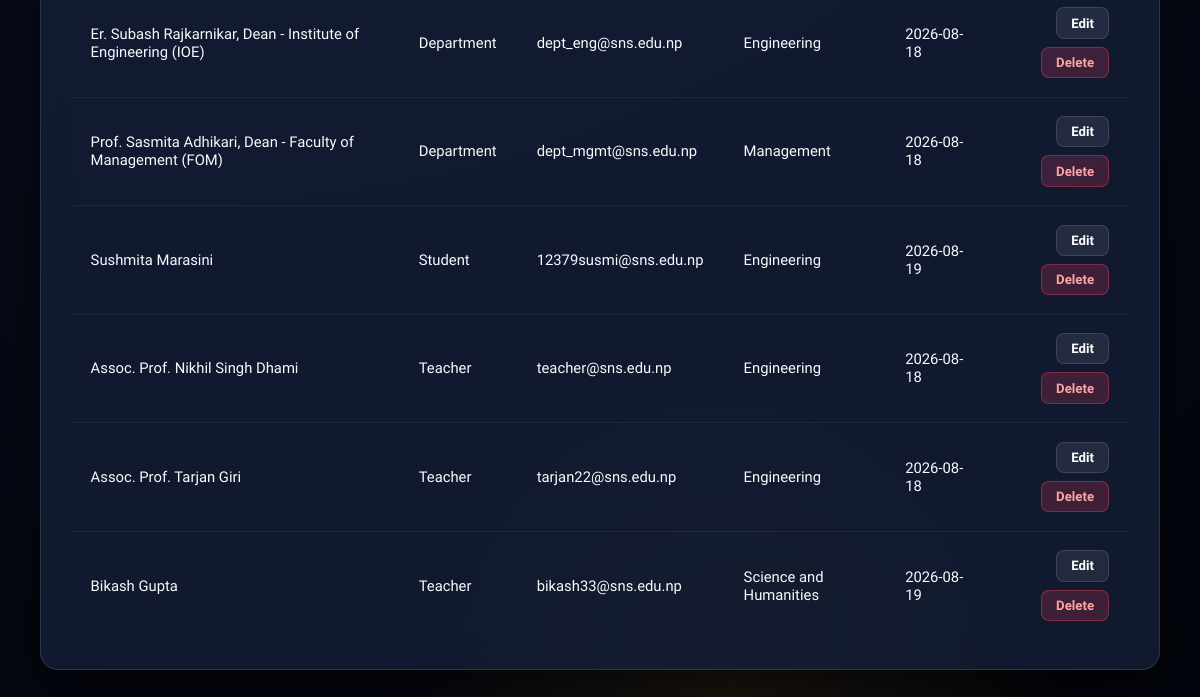
The page /admin/manage-users (signed in, lower part) on the database as committed earlier.
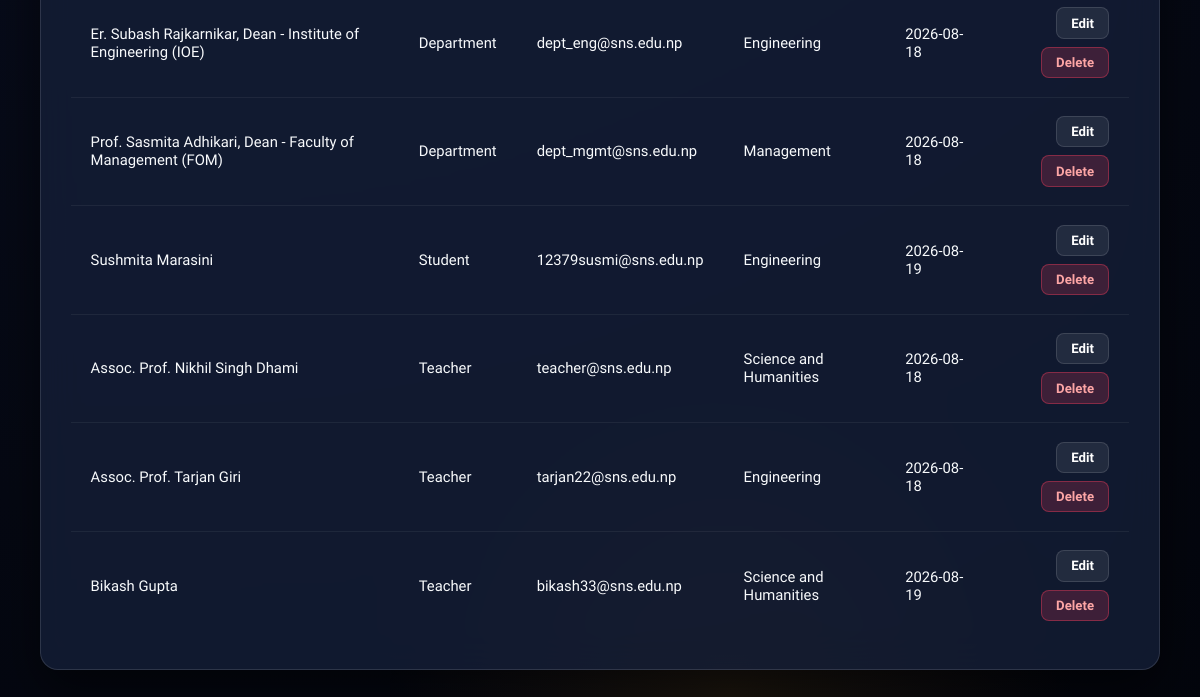
The same page on the database as committed later.
### models.py (models this page shows, shortened)
class User(db.Model):
    __tablename__ = 'users'
    id = db.Column(db.Integer, primary_key=True)
    username = db.Column(db.String(50), unique=True, nullable=False)
    email = db.Column(db.String(100), unique=True, nullable=False)
    full_name = db.Column(db.String(100), nullable=False)
    password_hash = db.Column(db.String(255), nullable=False)
    role = db.Column(db.String(20), default='Teacher')  # 'Admin', 'Teacher', 'Student'
    department = db.Column(db.String(80), default='General')
    created_at = db.Column(db.DateTime, default=datetime.utcnow)

### app.py (the view)
@app.route('/admin/manage-users')
@login_required
def admin_manage_users():
    if g.user.role != 'Admin':
        flash('Only administrators can manage user accounts.', 'warning')
        return redirect(url_for('dashboard'))
    users = User.query.filter(User.role != 'Admin').order_by(User.role, User.full_name).all()
    return render_template('admin_manage_users.html', users=users)

### app.py (called while the page is built)
@app.before_request
def load_logged_in_user():
    user_id = session.get('user_id')
    if user_id is None:
        g.user = None
    else:
        g.user = User.query.get(user_id)

@app.context_processor
def inject_user():
    return dict(current_user=getattr(g, 'user', None), can_manage_grade=user_can_manage_grade, csrf_token=generate_csrf)

def login_required(f):
    @wraps(f)
    def decorated_function(*args, **kwargs):
        if g.user is None:
            flash('Please log in to access this page.', 'warning')
            return redirect(url_for('login', next=request.url))
        return f(*args, **kwargs)
    return decorated_function

### templates/admin_manage_users.html (shortened to what this page needs)
{% extends 'base.html' %}
{% block content %}
<div class="card">
    <div class="table-responsive">
        <table class="data-table">
            <tbody>
                {% for user in users %}
                <tr>
                    <td>{{ user.full_name }}</td>
                    <td>{{ user.role }}</td>
                    <td>{{ user.email }}</td>
                    <td>{{ user.department or 'General' }}</td>
                    <td>{{ user.created_at.strftime('%Y-%m-%d') if user.created_at else '–' }}</td>
                    <td style="text-align: right;">
                        <div style="display: flex; justify-content: flex-end; gap: 0.5rem; flex-wrap: wrap;">
                            <a href="{{ url_for('admin_edit_user', user_id=user.id) }}" class="btn btn-secondary btn-sm">Edit</a>
                            <form method="POST" action="{{ url_for('admin_delete_user', user_id=user.id) }}" style="display: inline;" onsubmit="return confirm('Delete this account?');">
                                <button type="submit" class="btn btn-danger btn-sm">Delete</button>
                            </form>
                        </div>
                    </td>
                </tr>
                {% else %}
                <tr>
                    <td colspan="6" style="text-align: center; color: var(--text-muted); padding: 2rem;">No additional user accounts have been registered yet.</td>
                </tr>
                {% endfor %}
            </tbody>
        </table>
    </div>
</div>
{% endblock %}

### templates/base.html (shortened to what this page needs)
<DOCTYPE html>
<html lang="en">
<head>
</head>
<body>
    <div class="main-wrapper">
        <main class="content-body">
            {% block content %}{% endblock %}
        </main>
    </div>
</body>
</html>

### templates/base.html (style rules this page uses)
:root { --bg-deep: #050814; --bg-canvas: #090e1a; --bg-surface: rgba(15, 23, 42, 0.75); --bg-card: rgba(20, 30, 55, 0.8); --bg-card-hover: rgba(30, 45, 80, 0.9); --border-glass: rgba(255, 255, 255, 0.12); --border-cyan: rgba(6, 182, 212, 0.35); --border-gold: rgba(245, 158, 11, 0.35); --accent-cyan: #06b6d4; --accent-cyan-light: #67e8f9; --accent-gold: #f59e0b; --accent-gold-light: #fbbf24; --accent-blue: #3b82f6; --accent-emerald: #10b981; --accent-purple: #8b5cf6; --accent-rose: #f43f5e; --text-main: #f8fafc; --text-muted: #94a3b8; --text-dim: #64748b; --shadow-glass: 0 20px 50px 0 rgba(0, 0, 0, 0.55); --shadow-cyan-glow: 0 0 30px rgba(6, 182, 212, 0.2); --shadow-gold-glow: 0 0 30px rgba(245, 158, 11, 0.2); --radius-lg: 18px; --radius-md: 12px; --radius-sm: 8px; }
* { box-sizing: border-box; margin: 0; padding: 0; }
body { font-family: 'Plus Jakarta Sans', -apple-system, BlinkMacSystemFont, sans-serif; background: radial-gradient(circle at 10% 10%, #0f172a 0%, #070b19 50%, #03050c 100%); background-attachment: fixed; color: var(--text-main); min-height: 100vh; display: flex; overflow-x: hidden; }
body::before { content: ''; position: fixed; top: -15%; left: 10%; width: 650px; height: 650px; background: radial-gradient(circle, rgba(6, 182, 212, 0.12) 0%, rgba(0,0,0,0) 70%); pointer-events: none; z-index: 0; }
body::after { content: ''; position: fixed; bottom: -15%; right: 10%; width: 700px; height: 700px; background: radial-gradient(circle, rgba(245, 158, 11, 0.1) 0%, rgba(0,0,0,0) 70%); pointer-events: none; z-index: 0; }
.main-wrapper { flex: 1; display: flex; flex-direction: column; min-width: 0; position: relative; z-index: 1; }
.content-body { padding: 2.5rem; flex: 1; overflow-y: auto; }
.card { background: var(--bg-card); backdrop-filter: blur(20px); -webkit-backdrop-filter: blur(20px); border: 1px solid var(--border-glass); border-radius: var(--radius-lg); padding: 1.85rem; box-shadow: var(--shadow-glass); transition: all 0.3s cubic-bezier(0.4, 0, 0.2, 1); margin-bottom: 1.75rem; position: relative; overflow: hidden; }
.btn { display: inline-flex; align-items: center; justify-content: center; gap: 0.5rem; padding: 0.75rem 1.4rem; border-radius: var(--radius-md); font-weight: 700; font-size: 0.9rem; text-decoration: none; cursor: pointer; transition: all 0.25s cubic-bezier(0.4, 0, 0.2, 1); border: none; outline: none; font-family: 'Plus Jakarta Sans', sans-serif; }
.btn-secondary { background: rgba(255, 255, 255, 0.08); color: #ffffff; border: 1px solid var(--border-glass); }
.btn-danger { background: rgba(244, 63, 94, 0.2); color: #fca5a5; border: 1px solid rgba(244, 63, 94, 0.4); }
.btn-sm { padding: 0.45rem 0.9rem; font-size: 0.825rem; border-radius: var(--radius-sm); }
.table-responsive { width: 100%; overflow-x: auto; }
.data-table { width: 100%; border-collapse: separate; border-spacing: 0; text-align: left; }
.data-table td { padding: 1.15rem 1.25rem; border-bottom: 1px solid rgba(255, 255, 255, 0.06); font-size: 0.925rem; vertical-align: middle; transition: background 0.2s ease; }
.data-table tr:last-child td { border-bottom: none; }

Rows that differ between the two databases and show on the page:
changed User "Assoc. Prof. Nikhil Singh Dhami": department "Engineering" → "Science and Humanities"
